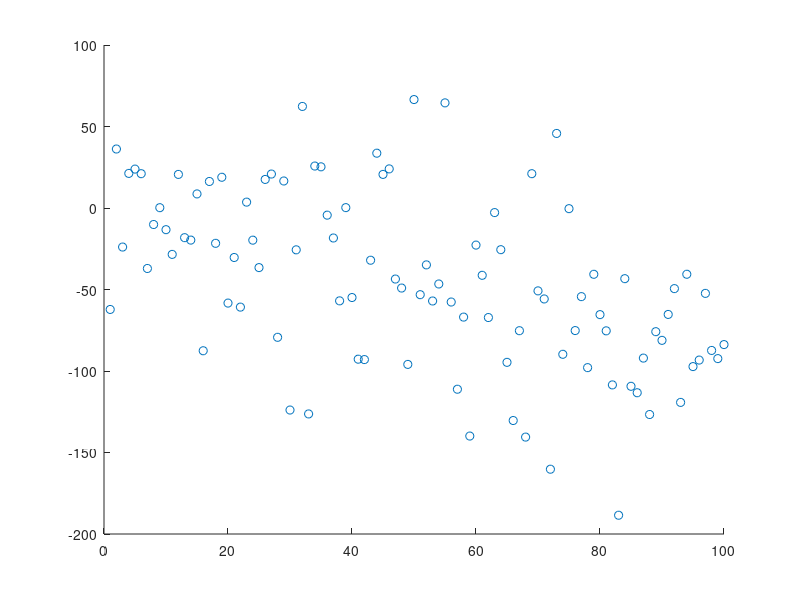

Recreate this plot in MATLAB. (Note: this script raises an error after producing the figure.)
% [redacted]

%% basic plot
rng(0);
x = [1:100]';
y = -x+50*randn(100,1);

figure(1);clf
sH = scatter(x,y);hold on;
[F,gof] = fit(x,y,'poly1');%% basic plot
rng(0);
x = [1:100]';
y = -x+50*randn(100,1);

figure(1);clf
sH = scatter(x,y);hold on;
[F,gof] = fit(x,y,'poly1');
lH = plot(xlim,F(xlim));
xlabel('x-var')
ylabel('y-var')
title(sprintf('r^2 = %.2G',gof.rsquare))

%% pretty plot
% make plotted objects pop
sH.MarkerFaceColor = sH.MarkerEdgeColor ;
lH.LineWidth = 2;

% figure and axes settings
set(gcf,'color','w');% make figure white
axis('square');box('off')
set(gca,'linewidth',1.5,'FontSize',15);

% Turn on Hardware-acceleration features (if possible)
set(findall(0,'-property','AlignVertexCenters'),'AlignVertexCenters','On');
set(findall(0,'-property','GraphicsSmoothing'),'GraphicsSmoothing','On');


% wysiwyg export
setpaper; % /home/[user]/matlab/setpaper.m
          % makes the papersize equal to the image size
          % also turns InvertHardCopy off, so the image background color is preserved

 print(1,'./prettyfig.png','-dpng','-r200'); % -r###  is the resolution of the image in ppi


lH = plot(xlim,F(xlim));
xlabel('x-var')
ylabel('y-var')
title(sprintf('r^2 = %.2G',gof.rsquare))

%% pretty plot
% make plotted objects pop
sH.MarkerFaceColor = sH.MarkerEdgeColor ;
lH.LineWidth = 2;

% figure and axes settings
set(gcf,'color','w');% make figure white
axis('square');box('off')
set(gca,'linewidth',1.5,'FontSize',15);

% Turn on Hardware-acceleration features (if possible)
set(findall(0,'-property','AlignVertexCenters'),'AlignVertexCenters','On');
set(findall(0,'-property','GraphicsSmoothing'),'GraphicsSmoothing','On');


% wysiwyg export
setpaper; % /home/[user]/matlab/setpaper.m
          % makes the papersize equal to the image size
          % also turns InvertHardCopy off, so the image background color is preserved

 print(1,'./prettyfig.png','-dpng','-r200'); % -r###  is the resolution of the image in ppi

